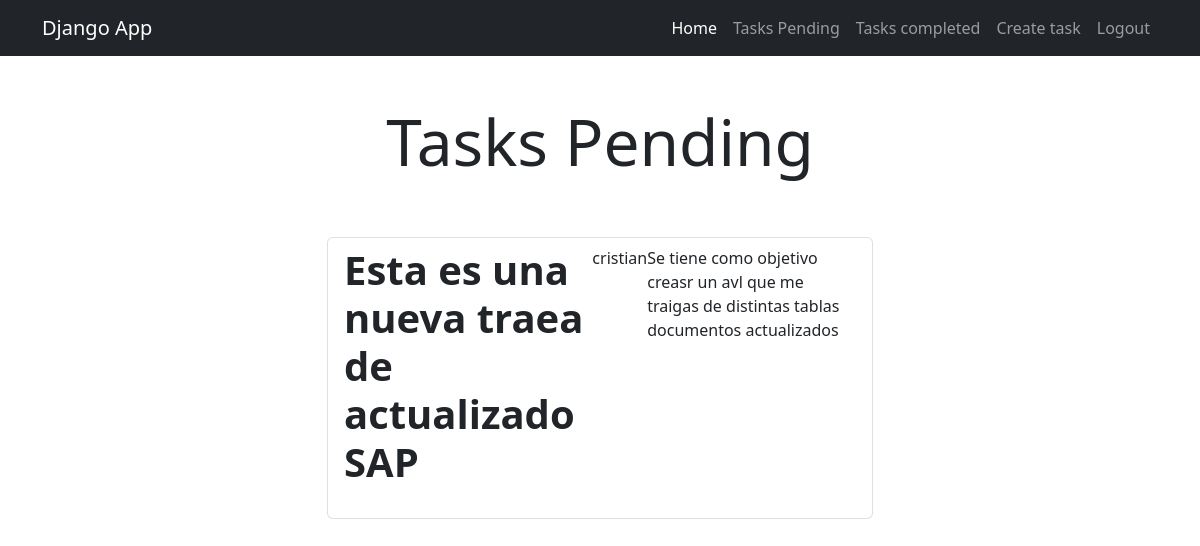
/tasks/ (signed in), run on an earlier commit of the app's database.
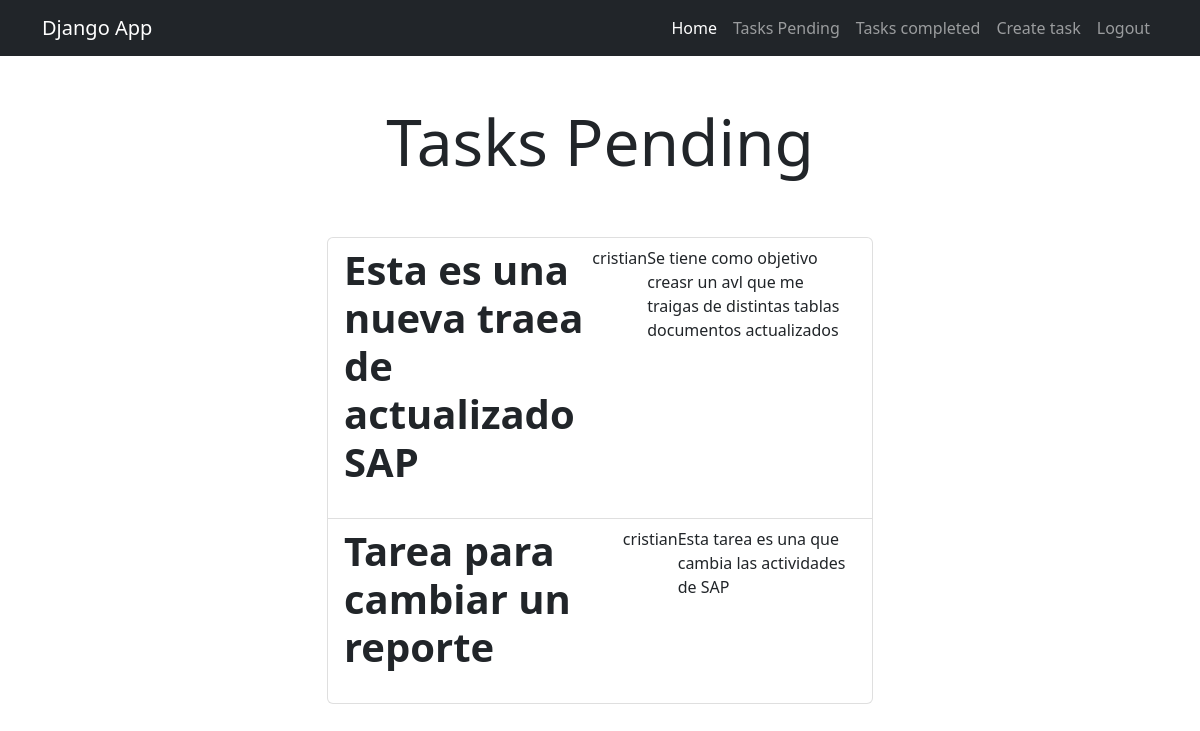
And on a later commit of the database.
### tasks/models.py (models this page shows, shortened)
class Task(models.Model):
     title = models.CharField(max_length=100)
     description = models.TextField(blank=True)
     created = models.DateTimeField(auto_now_add=True)
     datecompleted = models.DateTimeField(null=True,blank=True)
     important = models.BooleanField(default=False)
     user = models.ForeignKey(User, on_delete=models.CASCADE)

### tasks/views.py (the view)
# urls.py: path('tasks/', views.tasks,name='tasks'),
@login_required
def tasks(request):
    tasks = Task.objects.filter(user=request.user, datecompleted__isnull=True)
    return render(request, "tasks.html", {"tasks": tasks})

### tasks/templates/tasks.html (shortened to what this page needs)
{% extends 'base.html' %}
{% block content %}
<main class="container">
  <div class="row">
    <div class="col-md-6 offset-md-3">
      <h1 class="text-center display-3 py-5">Tasks Pending</h1>
      <ul class="list-group">
       {% for task in tasks %}
       <a href="{% url 'tasks_detail' task.id %}" class="list-group-item">
        <header class="d-flex justify-content-between">
          {% if task.important %}
           <h1 class="fw-bold text-success">{{ task.title }}</h1>
           {% else %}
           <h1 class="fw-bold">{{ task.title }}</h1>
           {% endif %}
           <p>{{ task.user.username }}</p>
           <p>{{ task.description }}</p>
          </header>
        </a>
        {% endfor %}
      </ul>
    </div>
  </div>
</main>
{% endblock %}

### tasks/templates/base.html (shortened to what this page needs)
<!DOCTYPE html>
<html lang="en">
  <head>
    <link
      rel="stylesheet"
      href="https://cdn.jsdelivr.net/npm/bootstrap@5.2.1/dist/css/bootstrap.min.css"
    />
  </head>
  <body>
    <nav class="navbar navbar-expand-lg bg-dark navbar-dark">
      <div class="container">
        <a class="navbar-brand" href="/">Django App</a>
        <div class="collapse navbar-collapse" id="navbarNav">
          <ul class="navbar-nav ms-auto">
            <li class="nav-item">
              <a href="/" class="nav-link active">Home</a>
            </li>
            {% if user.is_authenticated %}
            <li class="nav-item">
              <a class="nav-link" href="{% url 'tasks' %}">Tasks Pending</a>
            </li>
            <li class="nav-item">
              <a class="nav-link" href="{% url 'tasks_completed' %}">Tasks completed</a>
            </li>
            <li class="nav-item">
              <a class="nav-link" href="/tasks/create/">Create task</a>
            </li>
            <li class="nav-item">
              <a class="nav-link" href="/logout">Logout</a>
            </li>
            {% endif%}
          </ul>
        </div>
      </div>
    </nav>
    {% block content %} {% endblock %}
  </body>
</html>

What changed in the data, as far as the page shows it:
added Task: title "Tarea para cambiar un reporte", user.username "cristian", description "Esta tarea es una que cambia las actividades de SAP"
